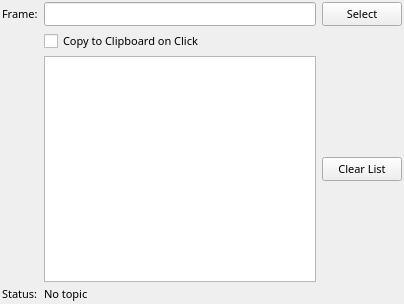
<?xml version="1.0" encoding="UTF-8"?>
<ui version="4.0">
 <class>coordinate_picker_config</class>
 <widget class="QWidget" name="coordinate_picker_config">
  <property name="geometry">
   <rect>
    <x>0</x>
    <y>0</y>
    <width>404</width>
    <height>304</height>
   </rect>
  </property>
  <property name="font">
   <font>
    <family>Sans Serif</family>
    <pointsize>8</pointsize>
    <italic>false</italic>
   </font>
  </property>
  <property name="windowTitle">
   <string>Form</string>
  </property>
  <property name="styleSheet">
   <string notr="true"/>
  </property>
  <layout class="QGridLayout" name="gridLayout">
   <property name="leftMargin">
    <number>2</number>
   </property>
   <property name="topMargin">
    <number>2</number>
   </property>
   <property name="rightMargin">
    <number>2</number>
   </property>
   <property name="bottomMargin">
    <number>2</number>
   </property>
   <property name="verticalSpacing">
    <number>4</number>
   </property>
   <item row="6" column="0">
    <widget class="QLabel" name="label_2">
     <property name="text">
      <string>Status:</string>
     </property>
    </widget>
   </item>
   <item row="6" column="2" colspan="2">
    <widget class="QLabel" name="status">
     <property name="styleSheet">
      <string notr="true"/>
     </property>
     <property name="text">
      <string>No topic</string>
     </property>
     <property name="wordWrap">
      <bool>true</bool>
     </property>
    </widget>
   </item>
   <item row="2" column="2">
    <widget class="QPlainTextEdit" name="coordTextEdit">
     <property name="lineWrapMode">
      <enum>QPlainTextEdit::NoWrap</enum>
     </property>
     <property name="readOnly">
      <bool>true</bool>
     </property>
     <property name="tabStopWidth">
      <number>4</number>
     </property>
     <property name="textInteractionFlags">
      <set>Qt::TextSelectableByKeyboard|Qt::TextSelectableByMouse</set>
     </property>
    </widget>
   </item>
   <item row="0" column="0">
    <widget class="QLabel" name="label">
     <property name="text">
      <string>Frame:</string>
     </property>
    </widget>
   </item>
   <item row="0" column="2">
    <widget class="QLineEdit" name="frame"/>
   </item>
   <item row="0" column="3">
    <widget class="QPushButton" name="selectframe">
     <property name="text">
      <string>Select</string>
     </property>
    </widget>
   </item>
   <item row="1" column="2">
    <widget class="QCheckBox" name="copyCheckBox">
     <property name="text">
      <string>Copy to Clipboard on Click</string>
     </property>
    </widget>
   </item>
   <item row="2" column="3">
    <widget class="QPushButton" name="clearListButton">
     <property name="text">
      <string>Clear List</string>
     </property>
    </widget>
   </item>
  </layout>
 </widget>
 <tabstops>
  <tabstop>frame</tabstop>
  <tabstop>selectframe</tabstop>
  <tabstop>copyCheckBox</tabstop>
  <tabstop>coordTextEdit</tabstop>
  <tabstop>clearListButton</tabstop>
 </tabstops>
 <resources/>
 <connections/>
 <slots>
  <slot>SelectColor()</slot>
  <slot>SelectTopic()</slot>
  <slot>TopicEdited()</slot>
  <slot>PositionToleranceChanged(double)</slot>
  <slot>AngleToleranceChanged(double)</slot>
 </slots>
</ui>
